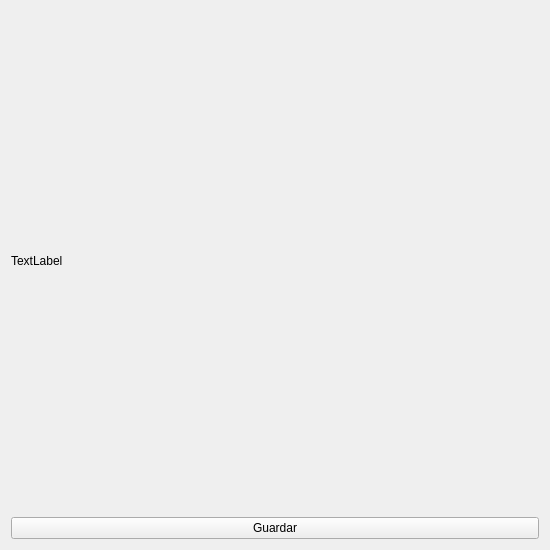
<?xml version="1.0" encoding="UTF-8"?>
<ui version="4.0">
 <class>Form</class>
 <widget class="QWidget" name="Form">
  <property name="geometry">
   <rect>
    <x>0</x>
    <y>0</y>
    <width>550</width>
    <height>550</height>
   </rect>
  </property>
  <property name="windowTitle">
   <string>Histograma</string>
  </property>
  <layout class="QVBoxLayout" name="verticalLayout">
   <item>
    <widget class="QLabel" name="label">
     <property name="text">
      <string>TextLabel</string>
     </property>
     <property name="scaledContents">
      <bool>true</bool>
     </property>
    </widget>
   </item>
   <item>
    <widget class="QPushButton" name="btnGuardar">
     <property name="text">
      <string>Guardar</string>
     </property>
    </widget>
   </item>
  </layout>
 </widget>
 <resources/>
 <connections/>
</ui>
